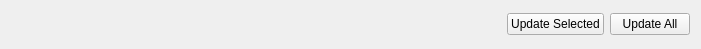
<?xml version="1.0" encoding="UTF-8"?>
<ui version="4.0">
 <class>ControlPanel</class>
 <widget class="QWidget" name="ControlPanel">
  <property name="geometry">
   <rect>
    <x>0</x>
    <y>0</y>
    <width>701</width>
    <height>49</height>
   </rect>
  </property>
  <property name="windowTitle">
   <string>Form</string>
  </property>
  <layout class="QHBoxLayout" name="horizontalLayout">
   <item>
    <spacer name="horizontalSpacer">
     <property name="orientation">
      <enum>Qt::Horizontal</enum>
     </property>
     <property name="sizeHint" stdset="0">
      <size>
       <width>460</width>
       <height>20</height>
      </size>
     </property>
    </spacer>
   </item>
   <item>
    <widget class="QPushButton" name="pUpdateSelected">
     <property name="text">
      <string>Update Selected</string>
     </property>
    </widget>
   </item>
   <item>
    <widget class="QPushButton" name="pUpdateAll">
     <property name="text">
      <string>Update All</string>
     </property>
    </widget>
   </item>
  </layout>
 </widget>
 <resources/>
 <connections/>
</ui>
